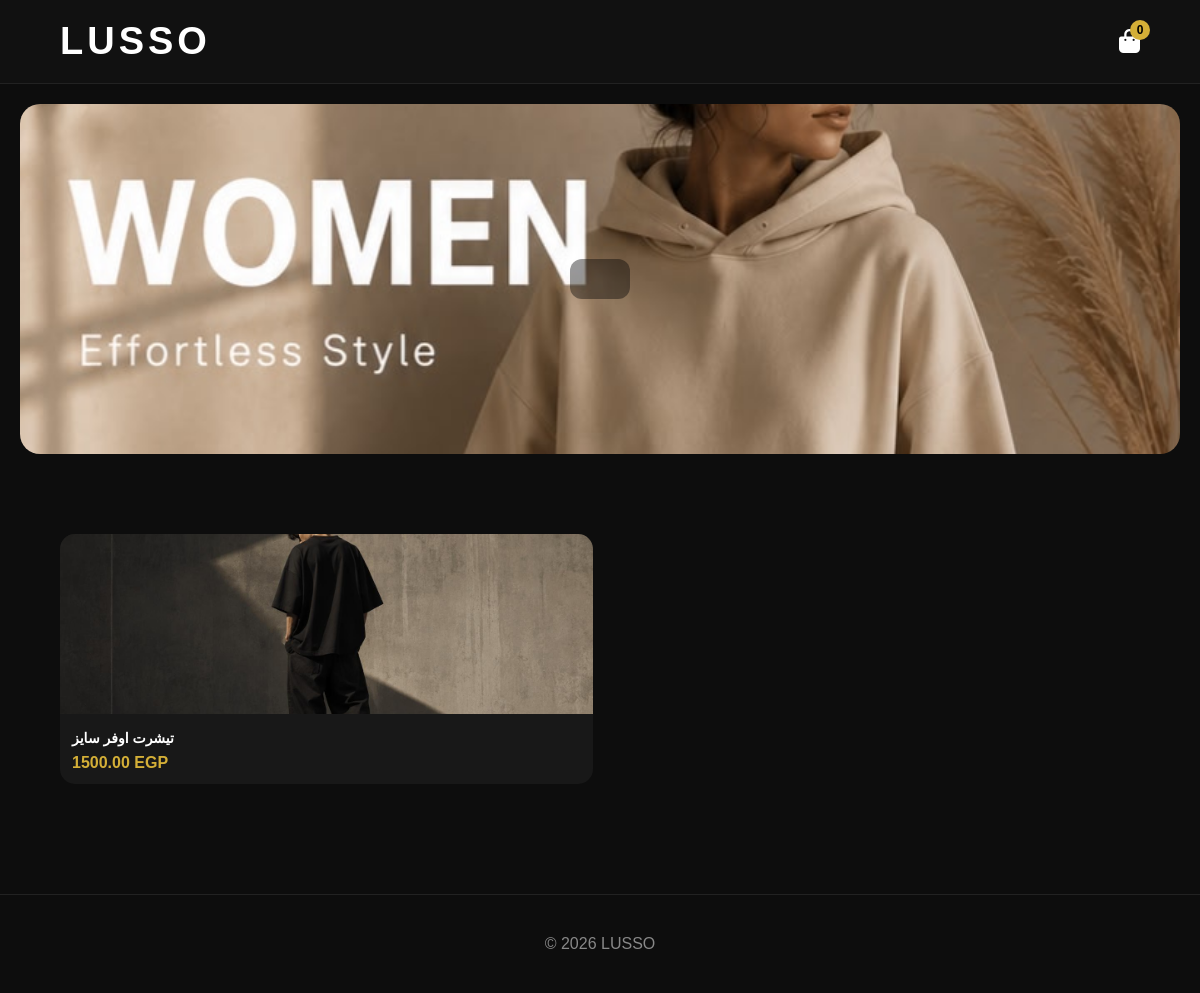
Screenshot of /women/ with the database file from the repository.
### products/models.py (models this page shows)
class Product(models.Model):
    name = models.CharField(max_length=200)
    price = models.DecimalField(
        max_digits=10,
        decimal_places=2
    )
    description = models.TextField()
    image = models.ImageField(
        upload_to='products/'
    )
    black_image = models.ImageField(upload_to='products/', blank=True, null=True)
    white_image = models.ImageField(upload_to='products/', blank=True, null=True)
    grey_image = models.ImageField(upload_to='products/', blank=True, null=True)
    brown_image = models.ImageField(upload_to='products/', blank=True, null=True)
    beige_image = models.ImageField(upload_to='products/', blank=True, null=True)
    olive_image = models.ImageField(upload_to='products/', blank=True, null=True)
    black_stock = models.IntegerField(default=0)
    white_stock = models.IntegerField(default=0)
    grey_stock = models.IntegerField(default=0)
    brown_stock = models.IntegerField(default=0)
    beige_stock = models.IntegerField(default=0)
    olive_stock = models.IntegerField(default=0)
    CATEGORY_CHOICES = [
        ('men', 'Men'),
        ('women', 'Women'),
        ('shoes', 'Shoes'),
    ]
    category = models.CharField(
        max_length=20,
        choices=CATEGORY_CHOICES,
        default='men'
    )
    stock = models.IntegerField(default=1)
    created_at = models.DateTimeField(
    default=timezone.now
)

### products/views.py (the view)
# urls.py: path('women/', views.women, name='women'),
def women(request):
    products = Product.objects.filter(category='women')
    return render(
        request,
        'products/women.html',
        {
            'products': products
        }
    )

### templates/products/women.html (shortened to what this page needs)
{% load static %}
<!DOCTYPE html>
<html lang="en">
<head>
<link rel="stylesheet" href="https://cdnjs.cloudflare.com/ajax/libs/font-awesome/6.5.1/css/all.min.css">
</head>
<body>
<nav class="navbar">
<a href="{% url 'home' %}" class="logo">
LUSSO
</a>
<a href="{% url 'cart' %}" class="cart-btn">
<i class="fa-solid fa-bag-shopping"></i>
<span class="cart-count">
{{ request.session.cart|length }}
</span>
</a>
</nav>
<div class="hero-banner">
    <div class="hero-content">
    </div>
</div>
<section class="products">
<div class="products-grid">
{% for product in products %}
<a href="{% url 'product_detail' product.id %}" class="product-link">
<div class="product-card">
<img src="{{ product.image.url }}" alt="{{ product.name }}">
<div class="product-info">
<h3>{{ product.name }}</h3>
<div class="price">
{{ product.price }} EGP
</div>
</div>
</div>
</a>
{% endfor %}
</div>
</section>
<div class="footer">
© 2026 LUSSO
</div>
</body>
</html>

### rows the page displays
Product: image (picture), name "تيشرت اوفر سايز", price "1500.00"

### other values shown
{{ request.session.cart|length }} "0"
